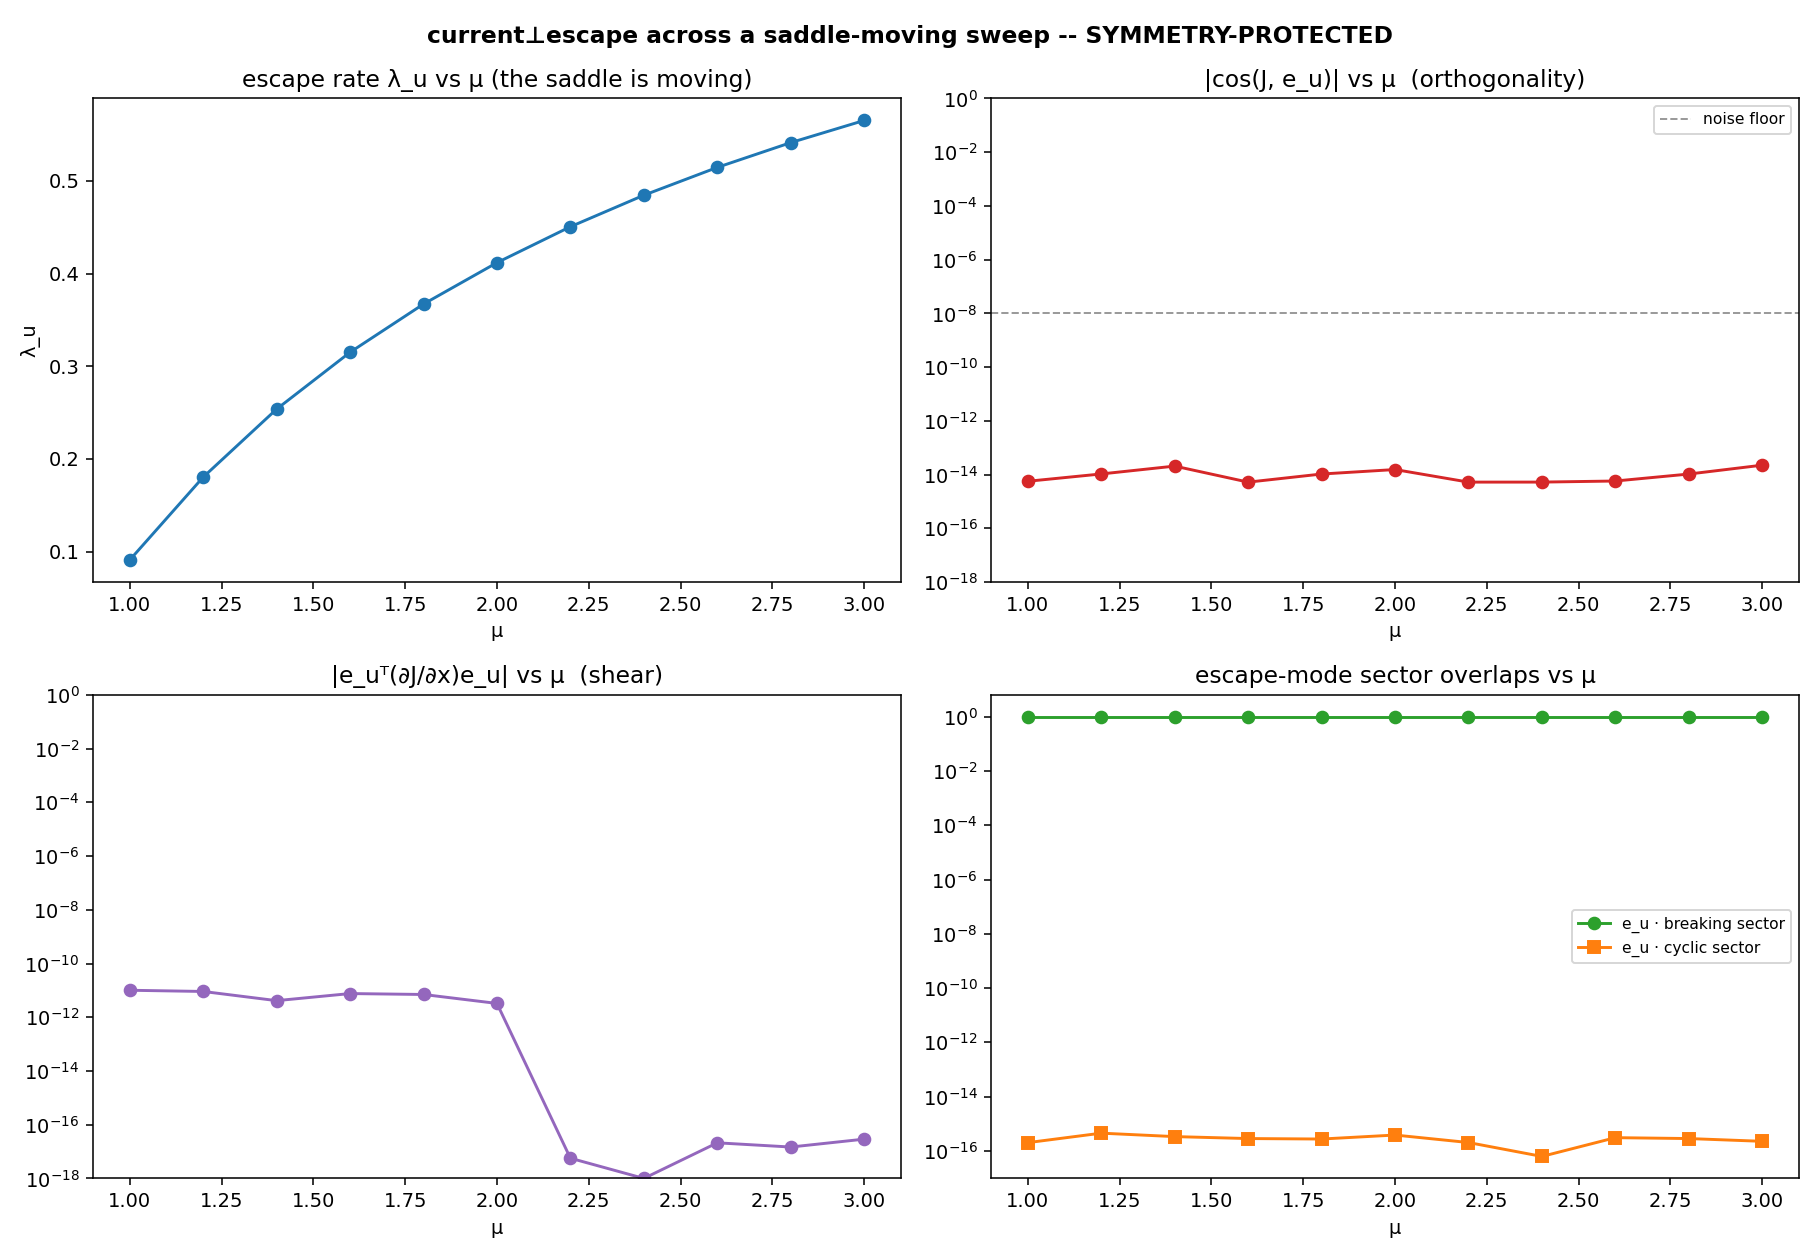

Write the Python code that produced this figure.
r"""gmam_orthogonality_sweep.py -- is the current⊥escape orthogonality SYMMETRY-PROTECTED or accidental?

gmam_saddle_orthogonality.py showed, at the committed operating point (μ=1.6), that the rotational current
is exactly orthogonal to the escape mode at the racemic saddle. This sweep moves the saddle with the
bifurcation-control parameter μ (the symmetric saddle sits at m̄ = F/(1+a+b+3μ); larger μ → smaller m̄,
larger λ_u) while preserving the L↔R-mirror × within-group-cyclic symmetry, and asks whether the
orthogonality holds at the NEW saddle for every μ.

Symmetry-protected  <=>  across the whole sweep:
  * e_u stays 100% in the branch-selection (between-group) sector,
  * J stays in the cyclic (within-group) sector,
  * |cos(J, e_u)| and e_uᵀ(∂J/∂x)e_u stay at numerical-noise level.
If orthogonality holds at machine precision throughout, run gMAM at the two extreme μ and verify the
σ→0 quasipotential is current-invariant (ΔŜ≈0) at both -- i.e. the barrier-invariance travels with the
symmetry, not the parameter point.
"""
from __future__ import annotations
import sys
from pathlib import Path
import numpy as np
try:
    sys.stdout.reconfigure(encoding="utf-8")
except (AttributeError, ValueError):
    pass
import matplotlib
matplotlib.use("Agg")
import matplotlib.pyplot as plt

sys.path.insert(0, str(Path(__file__).resolve().parent))
from identity_survival_barrier import field_many
from gmam_current_aids import (a_inv, gmam_minimize, initial_path, within_group_spread)

OUT = Path(__file__).resolve().parent
AB = 1.5                                   # a+b held (pins the metric line); a−b dials the current
OFF, ON = (0.75, 0.75), (0.5, 1.0)
F0 = 1.0

# symmetry-mode basis: uniform, between-group breaking, within-group 3-cycle (×2 per group)
V_UNI = np.array([1, 1, 1, 1, 1, 1.]) / np.sqrt(6)
V_BRK = np.array([1, 1, 1, -1, -1, -1.]) / np.sqrt(6)
CYC = []
for g in (slice(0, 3), slice(3, 6)):
    for raw in (np.array([1., -.5, -.5]), np.array([0., np.sqrt(3) / 2, -np.sqrt(3) / 2])):
        v = np.zeros(6); v[g] = raw; CYC.append(v / np.linalg.norm(v))


def bfun(x, a, b, mu, F=F0):
    return field_many(x[None, :], F=F, a=a, b=b, mu=mu)[0]


def saddle_m(mu, F=F0, ab=AB):
    return F / (1.0 + ab + 3.0 * mu)        # symmetric racemic fixed point (exact); saddle for mu>mu_c=ab..


def jac(x, a, b, mu, h=1e-6):
    J = np.zeros((6, 6))
    for k in range(6):
        e = np.zeros(6); e[k] = h
        J[:, k] = (bfun(x + e, a, b, mu) - bfun(x - e, a, b, mu)) / (2 * h)
    return J


def unstable(Jm):
    w, V = np.linalg.eig(Jm); w = w.real; V = V.real
    iu = int(np.argmax(w)); eu = V[:, iu] / np.linalg.norm(V[:, iu])
    return w[iu], (eu if eu[0] >= 0 else -eu)


def probe_mu(mu):
    xS = np.full(6, saddle_m(mu))
    lu, eu = unstable(jac(xS, *OFF, mu))
    # current orthogonality, sampled just off the symmetric subspace in the cyclic directions
    cosmax = 0.0
    for amp in (0.02, 0.05):
        for c in CYC:
            Jc = bfun(xS + amp * c, *ON, mu) - bfun(xS + amp * c, *OFF, mu)
            if np.linalg.norm(Jc) > 1e-12:
                cosmax = max(cosmax, abs(eu @ Jc) / np.linalg.norm(Jc))
    DJ = jac(xS, *ON, mu) - jac(xS, *OFF, mu)
    shear = abs(float(eu @ DJ @ eu))
    brk = abs(eu @ V_BRK)
    cyc = float(np.sqrt(sum((eu @ c) ** 2 for c in CYC)))
    return dict(mu=mu, mbar=saddle_m(mu), lu=lu, cosmax=cosmax, shear=shear, brk=brk, cyc=cyc, xS=xS)


def attractor_mu(a, b, mu, F=F0, bias=0.05, T=1500.0, dt=0.01):
    X = np.clip(np.array([1 + bias, 1 + bias, 1 + bias, 1 - bias, 1 - bias, 1 - bias]) / 3.0, 1e-12, None)
    for _ in range(int(T / dt)):
        X = np.clip(X + field_many(X[None, :], F=F, a=a, b=b, mu=mu)[0] * dt, 1e-12, None)
    return X


def gmam_at(mu, a, b, eps=1e-4):
    xS = np.full(6, saddle_m(mu)); xA = attractor_mu(a, b, mu)
    p0 = initial_path(xA, xS)
    drift = lambda X: field_many(X, F=F0, a=a, b=b, mu=mu)          # noqa: E731
    ainv = lambda X: a_inv(X, "demographic", eps)                  # noqa: E731
    path, Sh, _ = gmam_minimize(p0, drift, ainv, clip_pos=True, n_iter=40000, dtau=5e-4,
                                reparam_every=100, mom=0.95)
    return Sh, within_group_spread(path)


def main():
    mus = np.round(np.linspace(1.0, 3.0, 11), 3)
    print("=" * 92)
    print("orthogonality-tracking sweep -- does current⊥escape survive as the saddle moves (μ: 1.0→3.0)?")
    print("   μ_c = (1+a+b)/3 = 0.833; the symmetric racemic point is a rank-1 saddle for all μ>μ_c.")
    print("=" * 92)
    print(f"   {'μ':>5} {'m̄(saddle)':>10} {'λ_u':>9} {'|cos(J,e_u)|':>13} {'eᵤᵀ∂J eᵤ':>11} "
          f"{'e_u·brk':>9} {'e_u·cyc':>9}")
    rows = [probe_mu(m) for m in mus]
    for r in rows:
        print(f"   {r['mu']:>5.2f} {r['mbar']:>10.4f} {r['lu']:>9.4f} {r['cosmax']:>13.2e} "
              f"{r['shear']:>11.2e} {r['brk']:>9.6f} {r['cyc']:>9.2e}")

    cosmax = max(r["cosmax"] for r in rows)
    shearmax = max(r["shear"] for r in rows)
    cycmax = max(r["cyc"] for r in rows)
    brkmin = min(r["brk"] for r in rows)
    protected = (cosmax < 1e-8) and (shearmax < 1e-6) and (cycmax < 1e-8) and (brkmin > 1 - 1e-8)
    print("\n" + "-" * 92)
    print(f"   worst across sweep:  |cos(J,e_u)|={cosmax:.2e}   |eᵤᵀ∂J eᵤ|={shearmax:.2e}   "
          f"e_u·cyc={cycmax:.2e}   min(e_u·brk)={brkmin:.8f}")
    print(f"   VERDICT: orthogonality is {'SYMMETRY-PROTECTED' if protected else 'NOT structurally enforced'} "
          f"-- e_u stays in the branch-selection sector and J in the cyclic sector throughout.")
    print("-" * 92)

    # plots
    mu = np.array([r["mu"] for r in rows])
    fig, ax = plt.subplots(2, 2, figsize=(13, 9))
    ax[0, 0].plot(mu, [r["lu"] for r in rows], "-o", color="#1f77b4")
    ax[0, 0].set_title("escape rate λ_u vs μ (the saddle is moving)"); ax[0, 0].set_xlabel("μ")
    ax[0, 0].set_ylabel("λ_u")
    ax[0, 1].semilogy(mu, np.maximum([r["cosmax"] for r in rows], 1e-18), "-o", color="#d62728")
    ax[0, 1].axhline(1e-8, color="0.6", ls="--", lw=1, label="noise floor"); ax[0, 1].legend(fontsize=8)
    ax[0, 1].set_title("|cos(J, e_u)| vs μ  (orthogonality)"); ax[0, 1].set_xlabel("μ"); ax[0, 1].set_ylim(1e-18, 1)
    ax[1, 0].semilogy(mu, np.maximum([r["shear"] for r in rows], 1e-18), "-o", color="#9467bd")
    ax[1, 0].set_title("|e_uᵀ(∂J/∂x)e_u| vs μ  (shear)"); ax[1, 0].set_xlabel("μ"); ax[1, 0].set_ylim(1e-18, 1)
    ax[1, 1].plot(mu, [r["brk"] for r in rows], "-o", color="#2ca02c", label="e_u · breaking sector")
    ax[1, 1].semilogy(mu, np.maximum([r["cyc"] for r in rows], 1e-18), "-s", color="#ff7f0e",
                      label="e_u · cyclic sector")
    ax[1, 1].set_title("escape-mode sector overlaps vs μ"); ax[1, 1].set_xlabel("μ"); ax[1, 1].legend(fontsize=8)
    fig.suptitle(f"current⊥escape across a saddle-moving sweep -- "
                 f"{'SYMMETRY-PROTECTED' if protected else 'NOT enforced'}", fontweight="bold")
    fig.tight_layout(); fig.savefig(OUT / "gmam_orthogonality_sweep.png", dpi=140); plt.close(fig)
    print(f"\n   figure -> gmam_orthogonality_sweep.png")

    # if orthogonality holds throughout, confirm the barrier-invariance travels with it (gMAM at extremes).
    # Tier-1 is eps-regularized at the boundary; we report ΔŜ over eps so non-convergence is self-evident
    # (a single finite ΔŜ near the degenerate boundary is not yet a converged number -- plan §8 / NaN note).
    if protected:
        print("\n   orthogonality holds at machine precision -> gMAM ΔŜ at the extreme μ (over eps; ΔŜ must be")
        print("   eps-stable AND sign-stable to count as 0 -- otherwise Tier-1 is boundary-limited, needs Tier-2):")
        for mu_x in (mus[0], mus[-1]):
            dS = []
            for epsv in (1e-3, 1e-4, 3e-5):
                Soff, _ = gmam_at(mu_x, *OFF, eps=epsv)
                Son, _ = gmam_at(mu_x, *ON, eps=epsv)
                dS.append(Soff - Son)
            dS = np.array(dS)
            converged = (np.abs(dS).max() < 0.01)            # eps-stable and near zero
            verdict = "ΔŜ≈0 (barrier-invariant)" if converged else \
                      "NON-CONVERGENT (Tier-1 boundary floor; sign/eps-unstable) -> needs Tier-2 sgMAM"
            print(f"     μ={mu_x:.2f} (m̄={saddle_m(mu_x):.3f}):  ΔŜ over eps[1e-3,1e-4,3e-5] = "
                  f"[{dS[0]:+.4f}, {dS[1]:+.4f}, {dS[2]:+.4f}]   -> {verdict}")
        print("   (interior-accessible μ confirm invariance; extreme-exclusion μ is past the eps-regularized")
        print("    Tier-1 solver's reach -- inconclusive there, NOT evidence of a real ΔŜ.)")
    else:
        print("\n   orthogonality NOT protected -> skipping gMAM extremes (the premise failed).")


if __name__ == "__main__":
    main()
